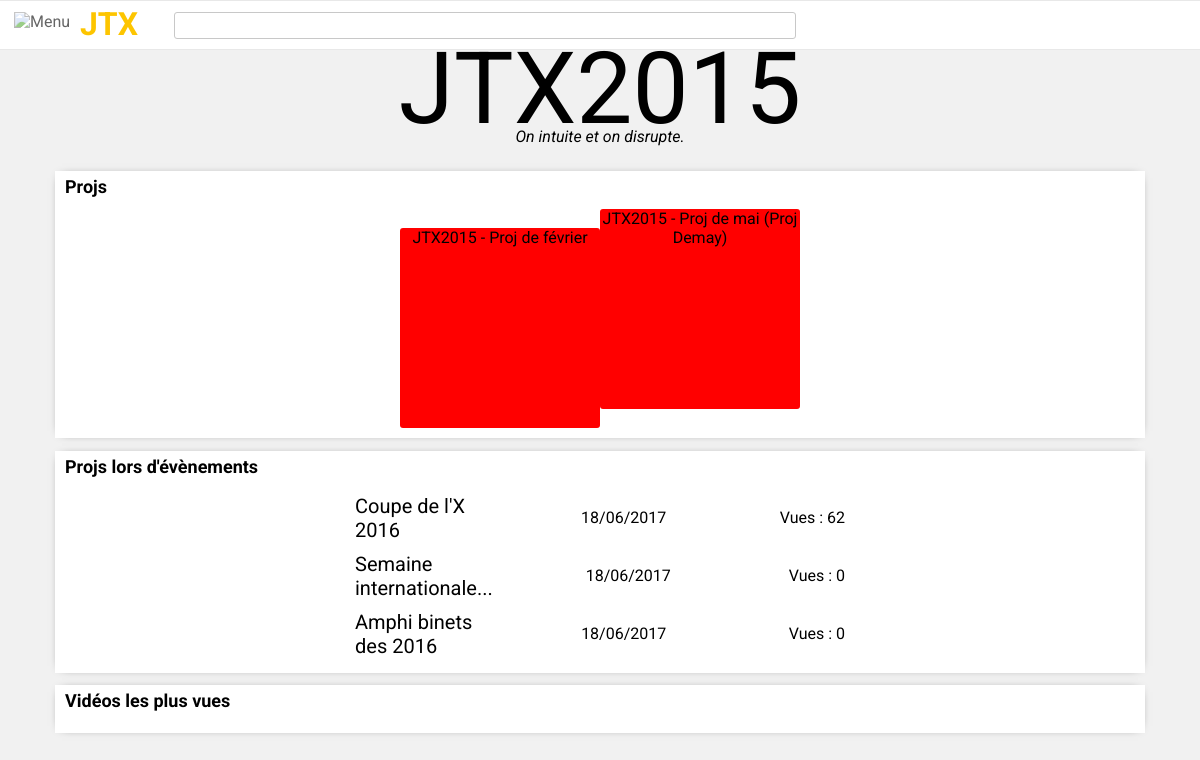
The page /jtx/2015/ (signed in) on the database as committed earlier.
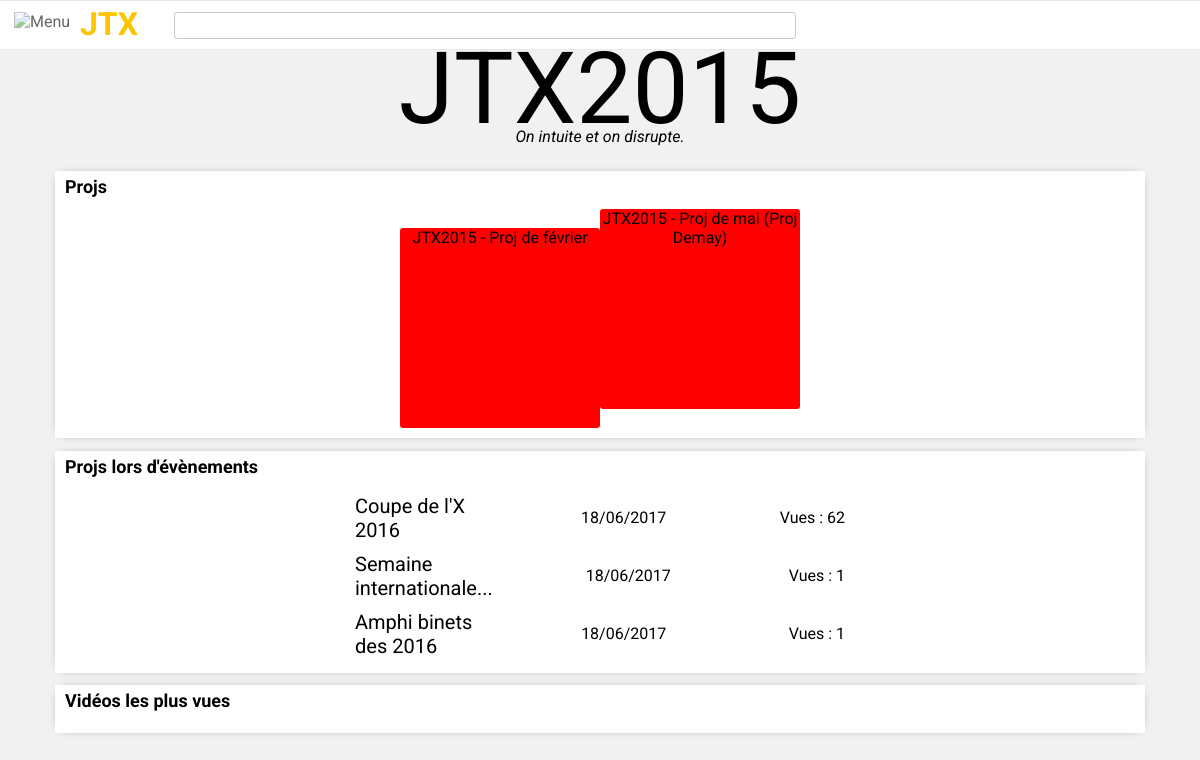
The same page on the database as committed later.
### videos/models.py (models this page shows, shortened)
class Proj(models.Model):
    class Meta:
        ordering = ['-promo', '-date']
    titre = models.CharField(max_length=100)
    category = models.ForeignKey(Category)
    date = models.DateField(default=datetime.date.today)
    promo = models.IntegerField(default=2015)
    views = models.IntegerField(default=0)
    image = models.CharField(max_length=2000, default="http://cdn.wallpapersafari.com/58/12/nyHXSO.jpg")

### videos/views.py (the view)
# urls.py: url(r'^jtx/(?P<year>[0-9]+)/$', views.jtx, name='jtx'),
def jtx(request, year):
    c = Category.objects.get(titre="Proj JTX")
    v = filter(request, Proj.objects.filter(promo=year))
    context = {
        'year': year,
        'projs_jtx': v.filter(category=c),
        'projs_autres': v.exclude(category=c),
    }
    return render(request, 'jtx.html', context)

### videos/templatetags/app_filters.py (called while the page is built)
@register.filter(name='short')
def short(s):
    n = 25
    if len(s) <= n:
        return s
    else:
        return s[:(n - 3)] + "..."

### videos/views.py (called while the page is built)
def filter(request, x):
    if not request.user.is_authenticated:
        x = x.filter(category__public=True)
    return x

### videos/templates/jtx.html
{% extends 'base.html' %}
{% block body %}
{% load app_filters %}
{% if year %}
<div class="jtx_titre">JTX{{year}}</div>
<div class="jtx_sous_titre">On intuite et on disrupte.</div>
<div class="container">
	<h1>Projs</h1>
	<ul class="jtx_liste_proj">
        {% for p in projs_jtx %}
        <li>{{p.titre}}</li>
        {% endfor %}
	</ul>
</div>
<div class="container">
	<h1>Projs lors d'évènements</h1>
<div class="jtx_liste_evnt">
{% for p in projs_autres%}
    <a href="{% url 'proj' p.id %}">
	<div class="jtx_liste_evnt_item">
		<div class="jtx_liste_evnt_item_title">
            {{p.titre|short}}
		</div>
		<div class="jtx_liste_evnt_item_date">
            {{p.date|date:"d/m/Y"}}
		</div>
		<div class="jtx_liste_evnt_item_vues">
            Vues : {{p.views}}
		</div>
	</div>
</a>
{% endfor %}
</div>
</div>
<div class="container">
	<h1>Vidéos les plus vues</h1>
</div>
{% endif %}
{% endblock %}

### videos/templates/base.html (shortened to what this page needs)
{% load static %}
<!DOCTYPE html>
<html>
<head>
  <link rel="stylesheet" href="{% static 'style.css' %}"/>
</head>
<body>
<div id="central">
    <label  class="menu_button" for="toggle-2"><img class="menu_button_img" src="http://www.freeiconspng.com/uploads/menu-icon-28.png" alt="Menu" ></label>
  <div id="navigation_bar">
    <a href="{% url 'index' %}">
    <div class="navigation_bar_titre">
      <h1> JTX </h1>
    </div>
    </a>
    <div class="barre_de_recherche">
        <form method="get" action="{% url 'search' %}"><input type="text" name="q" class='biginput'></form>
    </div>
  </div>
	<div id="body">
    {% block body %}
    {% endblock %}
	</div>
</div>
</body>
</html>

### videos/static/style.css (style rules this page uses)
* { font-family: Roboto; }
a:-webkit-any-link { text-decoration:none !important; }
#central { position: absolute; top: 0; bottom:0; left: 0; right: 0; }
#body { display: table; margin: 0 auto; margin-top: 39px; z-index: 3; }
body { background-color: #f1f1f1; }
#navigation_bar { z-index: 1; display: table; background-color: white; width: 100%; border-style: solid; border-width: 1px; border-color:#e8e8e8; border-right-width:0px; border-left-width:0px; position:fixed; }
.navigation_bar_titre { display: table-cell; width: 14%; }
.barre_de_recherche { display: table-cell; width: 86%; vertical-align: middle; }
form .biginput { width: 600px; height: 25px; margin-left: 6px; padding: 0 10px 0 10px; background-color: #fff; border: 1px solid #c8c8c8; border-radius: 3px; color:#858585; font-weight:normal; font-size: 1em; -webkit-transition: all 0.2s linear; -moz-transition: all 0.2s linear; transition: all 0.2s linear; }
#navigation_bar h1 { padding-top: 4px; padding-bottom: 4px; text-align: center; margin: 0; margin-left: 50px; height:40px; color:#FDC500; text-align:center; }
.menu_button { display: table-cell; background-color: white; position: fixed; margin-top: 5px; margin-left: 7px; visibility: visible; z-index: 2; padding: 7px; padding-bottom: 3px; opacity: 0.6; }
.menu_button_img { width: 25px; }
@media screen and (max-width: 1200px)  and (min-width: 1000px) { .container { width: 855px; } }
@media screen and (min-width: 1200px) { .container { width: 1070px; } }
.container { background-color: white; box-shadow: 0px 0px 10px -7px; padding-left: 10px; padding-right: 10px; padding-bottom: 10px; margin-top:0px; }
.container h1 { padding-top: 5px; font-size:18px; font-weight:bolder; }
.container ul { list-style-type: none; display: table; margin: 0 auto; padding: 0; }
.container li { display: inline-block; }
.jtx_titre { margin-top: -30px; text-align: center; font-size: 100px; }
.jtx_sous_titre { font-style: italic; text-align: center; margin-top: -20px; margin-bottom: 25px; }
.jtx_liste_proj li { width: 200px; text-align: center; height: 200px; background-color: red; border-radius: 3px; }
.jtx_liste_evnt { width: 500px; margin: auto; }
.jtx_liste_evnt a { text-decoration: none; color: black; }
.jtx_liste_evnt_item div { display: table-cell; padding: 5px; }
.jtx_liste_evnt_item_title { width: 150px; font-size: 20px; }
.jtx_liste_evnt_item_date { width: 250px; vertical-align: middle; text-align: center; }
.jtx_liste_evnt_item_vues { width: 100px; text-align: right; vertical-align: middle; }

Rows that differ between the two databases and show on the page:
changed Proj "Semaine internationale...": views "0" → "1"
changed Proj "Amphi binets des 2016": views "0" → "1"
